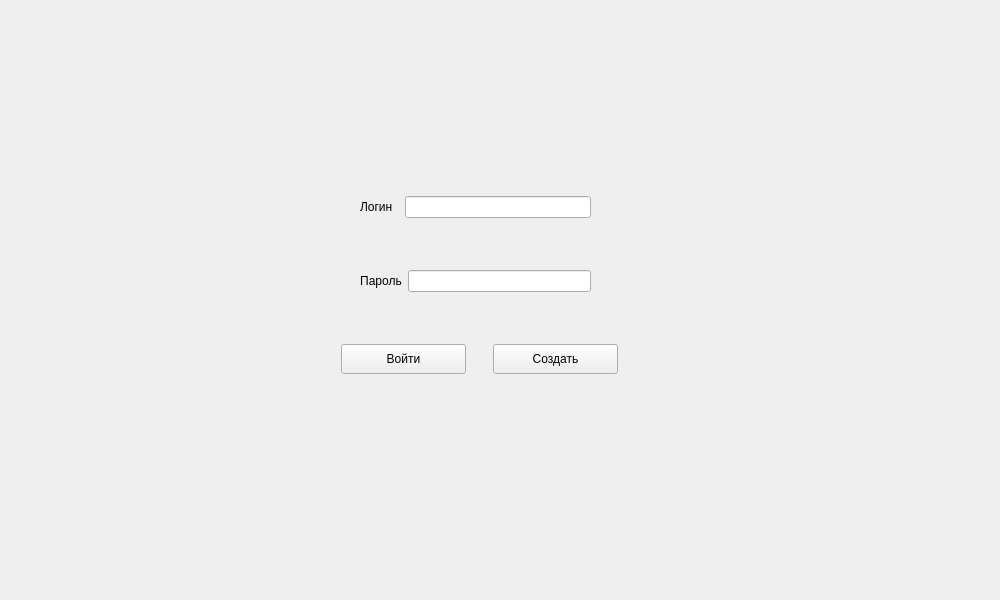
<?xml version="1.0" encoding="UTF-8"?>
<ui version="4.0">
 <class>Form</class>
 <widget class="QWidget" name="Form">
  <property name="geometry">
   <rect>
    <x>0</x>
    <y>0</y>
    <width>1000</width>
    <height>600</height>
   </rect>
  </property>
  <property name="windowTitle">
   <string>Form</string>
  </property>
  <widget class="QWidget" name="verticalLayoutWidget">
   <property name="geometry">
    <rect>
     <x>320</x>
     <y>150</y>
     <width>321</width>
     <height>271</height>
    </rect>
   </property>
   <layout class="QVBoxLayout" name="verticalLayout">
    <item>
     <layout class="QHBoxLayout" name="horizontalLayout_3">
      <property name="leftMargin">
       <number>40</number>
      </property>
      <property name="rightMargin">
       <number>50</number>
      </property>
      <item>
       <widget class="QLabel" name="label">
        <property name="text">
         <string>Логин  </string>
        </property>
        <property name="alignment">
         <set>Qt::AlignCenter</set>
        </property>
       </widget>
      </item>
      <item>
       <widget class="QLineEdit" name="loginEdit">
        <property name="maximumSize">
         <size>
          <width>225</width>
          <height>16777215</height>
         </size>
        </property>
       </widget>
      </item>
     </layout>
    </item>
    <item>
     <layout class="QHBoxLayout" name="horizontalLayout_2">
      <property name="leftMargin">
       <number>40</number>
      </property>
      <property name="rightMargin">
       <number>50</number>
      </property>
      <item>
       <widget class="QLabel" name="label_2">
        <property name="text">
         <string>Пароль</string>
        </property>
        <property name="alignment">
         <set>Qt::AlignCenter</set>
        </property>
       </widget>
      </item>
      <item>
       <widget class="QLineEdit" name="passwordEdit">
        <property name="maximumSize">
         <size>
          <width>225</width>
          <height>16777215</height>
         </size>
        </property>
       </widget>
      </item>
     </layout>
    </item>
    <item>
     <layout class="QHBoxLayout" name="horizontalLayout">
      <item>
       <widget class="QPushButton" name="enterButton">
        <property name="minimumSize">
         <size>
          <width>0</width>
          <height>30</height>
         </size>
        </property>
        <property name="maximumSize">
         <size>
          <width>125</width>
          <height>16777215</height>
         </size>
        </property>
        <property name="text">
         <string>Войти</string>
        </property>
       </widget>
      </item>
      <item>
       <widget class="QPushButton" name="createButton">
        <property name="minimumSize">
         <size>
          <width>0</width>
          <height>30</height>
         </size>
        </property>
        <property name="maximumSize">
         <size>
          <width>125</width>
          <height>16777215</height>
         </size>
        </property>
        <property name="text">
         <string>Создать</string>
        </property>
       </widget>
      </item>
     </layout>
    </item>
   </layout>
  </widget>
 </widget>
 <resources/>
 <connections/>
</ui>
